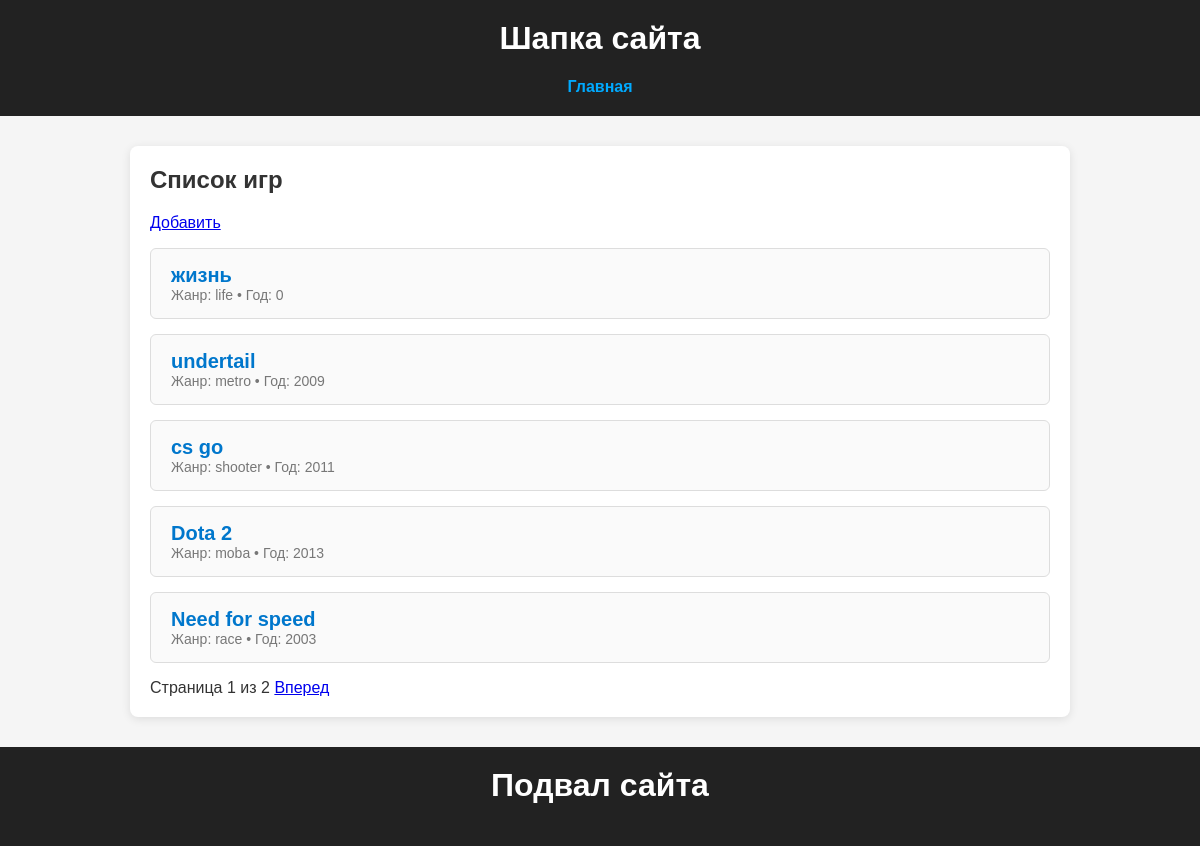
The app's page /, older data.
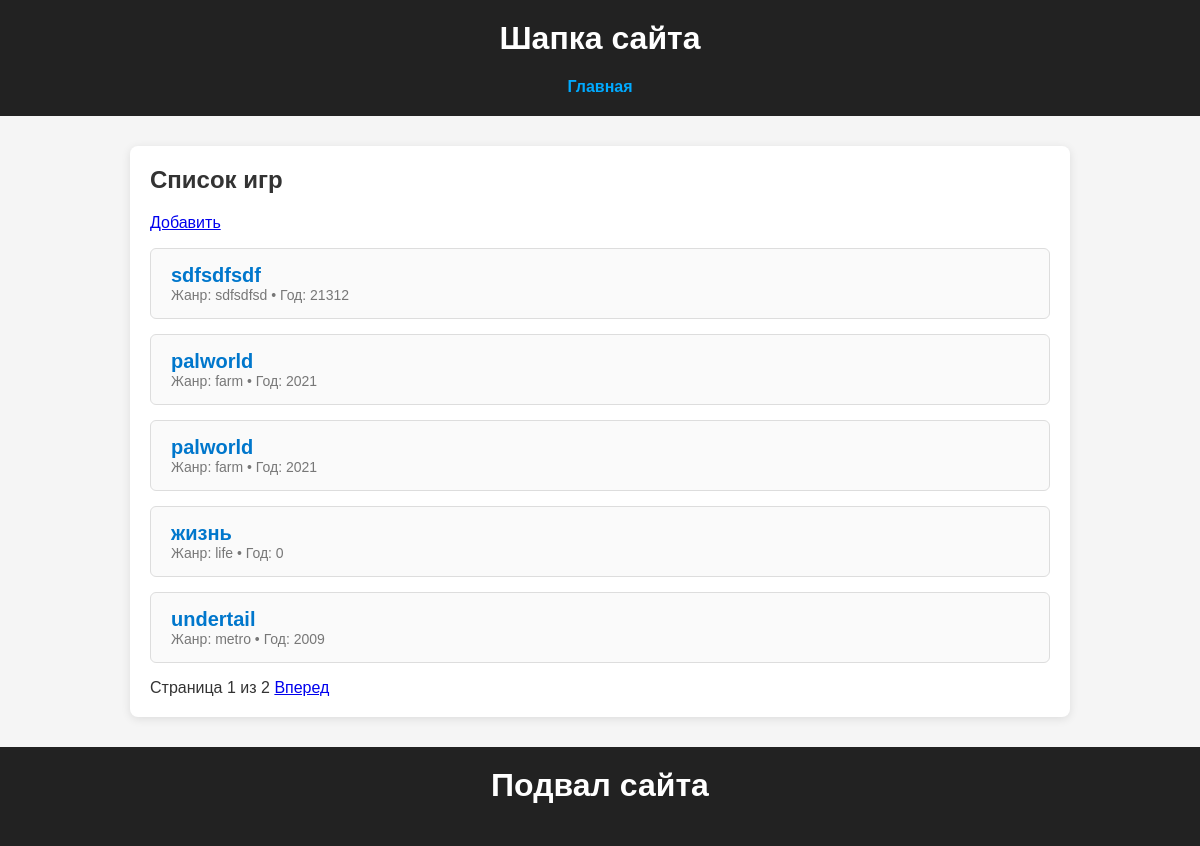
The same page, newer data.
### games/models.py (models this page shows, shortened)
class Game(models.Model):
    title = models.CharField('Название', max_length=200)
    genre = models.CharField('Жанр', max_length=100)
    release_year = models.PositiveIntegerField('Год название')
    description = models.TextField('Описание', blank=True)
    created_at = models.DateTimeField(auto_now_add=True)
    class Meta:
        verbose_name = 'Игра'
        verbose_name_plural = 'Игры'
        ordering = ['-created_at']

### games/views.py (the view)
# urls.py: path('', GameListView.as_view(), name='game_list'),
class GameListView(ListView):
    model = Game
    template_name = 'game_list.html'
    context_object_name = 'games'
    paginate_by = 5

### templates/game_list.html (shortened to what this page needs)
{% extends 'base.html' %}
{% block content %}
<h2>Список игр</h2>
<a href="{% url 'game_create' %}">Добавить</a>
<ul class="game-list">
    {% for game in games %}
        <li class="game-item">
            <a class="game-title" href="{% url 'game_detail' game.pk %}">
                {{ game.title }}
            </a>
            <div class="game-meta">
                Жанр: {{ game.genre }} • Год: {{ game.release_year }}
            </div>
        </li>
    {% empty %}
        <li class="game-item">Игр пока нет.</li>
    {% endfor %}
</ul>
Страница {{ page_obj.number }} из {{ page_obj.paginator.num_pages }}
{% if page_obj.has_next %}
    <a href="?page={{ page_obj.next_page_number }}">Вперед</a>
{% endif %}
{% endblock %}

Row changes from the older to the newer data that the page shows:
no longer on this page (row unchanged): Game: title "cs go", genre "shooter", release_year "2011"
no longer on this page (row unchanged): Game: title "Dota 2", genre "moba", release_year "2013"
no longer on this page (row unchanged): Game: title "Need for speed", genre "race", release_year "2003"
added Game: title "sdfsdfsdf", genre "sdfsdfsd", release_year "21312"
added Game: title "palworld", genre "farm", release_year "2021"
added Game: title "palworld", genre "farm", release_year "2021"
